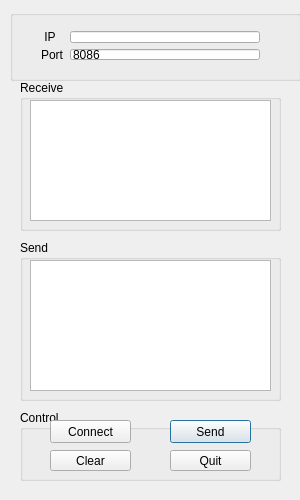
<?xml version="1.0" encoding="UTF-8"?>
<ui version="4.0">
 <class>tcpClient</class>
 <widget class="QDialog" name="tcpClient">
  <property name="geometry">
   <rect>
    <x>0</x>
    <y>0</y>
    <width>300</width>
    <height>500</height>
   </rect>
  </property>
  <property name="minimumSize">
   <size>
    <width>300</width>
    <height>500</height>
   </size>
  </property>
  <property name="maximumSize">
   <size>
    <width>300</width>
    <height>500</height>
   </size>
  </property>
  <property name="windowTitle">
   <string>tcpClient</string>
  </property>
  <widget class="QGroupBox" name="groupBox">
   <property name="geometry">
    <rect>
     <x>10</x>
     <y>10</y>
     <width>291</width>
     <height>71</height>
    </rect>
   </property>
   <property name="sizePolicy">
    <sizepolicy hsizetype="Expanding" vsizetype="Preferred">
     <horstretch>0</horstretch>
     <verstretch>0</verstretch>
    </sizepolicy>
   </property>
   <property name="title">
    <string/>
   </property>
   <widget class="QWidget" name="layoutWidget">
    <property name="geometry">
     <rect>
      <x>20</x>
      <y>10</y>
      <width>241</width>
      <height>51</height>
     </rect>
    </property>
    <layout class="QGridLayout" name="gridLayout">
     <item row="0" column="0">
      <widget class="QLabel" name="label">
       <property name="text">
        <string> IP</string>
       </property>
      </widget>
     </item>
     <item row="1" column="0">
      <widget class="QLabel" name="label_2">
       <property name="text">
        <string>Port</string>
       </property>
      </widget>
     </item>
     <item row="1" column="2">
      <widget class="QLineEdit" name="lineEditPort">
       <property name="text">
        <string>8086</string>
       </property>
      </widget>
     </item>
     <item row="0" column="2">
      <widget class="QLineEdit" name="lineEditIP"/>
     </item>
    </layout>
   </widget>
  </widget>
  <widget class="QGroupBox" name="groupBox_2">
   <property name="geometry">
    <rect>
     <x>20</x>
     <y>240</y>
     <width>261</width>
     <height>161</height>
    </rect>
   </property>
   <property name="title">
    <string>Send</string>
   </property>
   <widget class="QTextEdit" name="textEditSend">
    <property name="geometry">
     <rect>
      <x>10</x>
      <y>20</y>
      <width>241</width>
      <height>131</height>
     </rect>
    </property>
   </widget>
  </widget>
  <widget class="QGroupBox" name="groupBox_3">
   <property name="geometry">
    <rect>
     <x>20</x>
     <y>80</y>
     <width>261</width>
     <height>151</height>
    </rect>
   </property>
   <property name="title">
    <string>Receive</string>
   </property>
   <widget class="QTextEdit" name="textEditrReceive">
    <property name="geometry">
     <rect>
      <x>10</x>
      <y>20</y>
      <width>241</width>
      <height>121</height>
     </rect>
    </property>
   </widget>
  </widget>
  <widget class="QGroupBox" name="groupBox_4">
   <property name="geometry">
    <rect>
     <x>20</x>
     <y>410</y>
     <width>261</width>
     <height>71</height>
    </rect>
   </property>
   <property name="title">
    <string>Control</string>
   </property>
   <widget class="QPushButton" name="pushButtonConnect">
    <property name="geometry">
     <rect>
      <x>30</x>
      <y>10</y>
      <width>81</width>
      <height>23</height>
     </rect>
    </property>
    <property name="text">
     <string>Connect</string>
    </property>
   </widget>
   <widget class="QPushButton" name="pushButtonSend">
    <property name="geometry">
     <rect>
      <x>150</x>
      <y>10</y>
      <width>81</width>
      <height>23</height>
     </rect>
    </property>
    <property name="text">
     <string>Send</string>
    </property>
    <property name="default">
     <bool>true</bool>
    </property>
   </widget>
   <widget class="QPushButton" name="pushButtonQuit">
    <property name="geometry">
     <rect>
      <x>150</x>
      <y>40</y>
      <width>81</width>
      <height>21</height>
     </rect>
    </property>
    <property name="text">
     <string>Quit</string>
    </property>
   </widget>
   <widget class="QPushButton" name="pushButtonClear">
    <property name="geometry">
     <rect>
      <x>30</x>
      <y>40</y>
      <width>81</width>
      <height>21</height>
     </rect>
    </property>
    <property name="text">
     <string>Clear</string>
    </property>
   </widget>
  </widget>
 </widget>
 <layoutdefault spacing="6" margin="11"/>
 <resources/>
 <connections/>
</ui>
